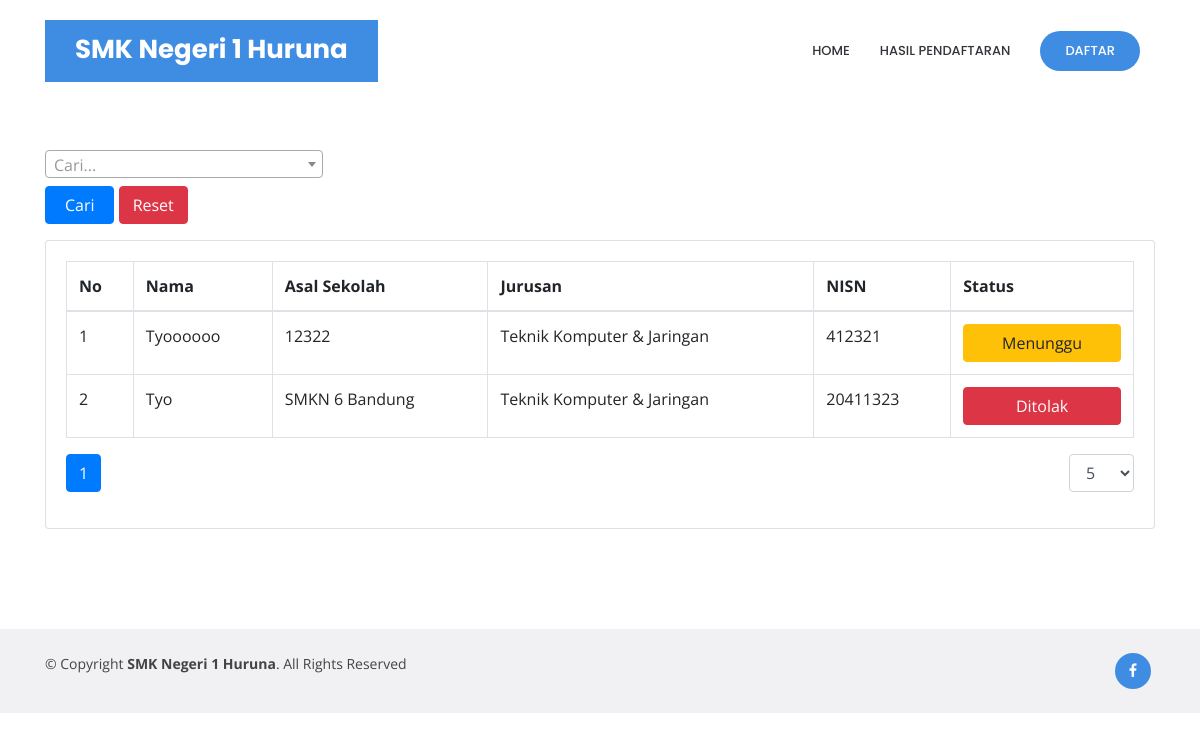
Page /hasil_pendaftaran.php on the committed database.
### tables this page shows
CREATE TABLE `data_siswa` (
  `id` bigint(20) NOT NULL,
  `nisn` varchar(50) NOT NULL,
  `nama_siswa` varchar(500) NOT NULL,
  `nik` decimal(10,0) DEFAULT NULL,
  `jenis_kelamin` varchar(20) NOT NULL,
  `tempat_lahir` varchar(500) NOT NULL,
  `tgl_lahir` date DEFAULT NULL,
  `agama` varchar(50) NOT NULL,
  `golongan_darah` varchar(3) DEFAULT NULL,
  `alamat` varchar(1000) NOT NULL,
  `email_siswa` varchar(500) DEFAULT NULL,
  `rumah_milik` varchar(500) DEFAULT NULL,
  `no_telp_rumah` decimal(10,0) DEFAULT NULL,
  `no_telp_siswa` decimal(10,0) NOT NULL,
  `asal_sekolah` varchar(100) NOT NULL,
  `alamat_asal_sekolah` varchar(500) DEFAULT NULL,
  `jurusan` bigint(20) NOT NULL,
  `prestasi` varchar(1000) DEFAULT NULL,
  `hobi` varchar(100) DEFAULT NULL
);

CREATE TABLE `data_prodi` (
  `id` bigint(20) NOT NULL,
  `nama` varchar(50) NOT NULL
);

CREATE TABLE `status_pendaftaran` (
  `id` bigint(20) NOT NULL,
  `id_siswa` bigint(20) NOT NULL,
  `status` varchar(20) NOT NULL,
  `catatan_panitia` varchar(1000) NOT NULL
);

### hasil_pendaftaran.php (the view, shortened to what this page needs)
<?php
$database = new Database();
$db = $database->getConnection();
$page = isset($_GET['page']) ? (int) $_GET['page'] : 1;
$rowPerPage = isset($_GET['rowPerPage']) ? (int) $_GET['rowPerPage'] : 5;
$search = isset($_GET['search']) ? $_GET['search'] : '';
$offset = ($page - 1) * $rowPerPage;
$query = "SELECT a.nama_siswa, a.asal_sekolah, a.jurusan, a.nisn, b.status, c.nama as nama_jurusan
          FROM data_siswa a
          INNER JOIN status_pendaftaran b ON a.id = b.id_siswa
          INNER JOIN data_prodi c ON c.id = a.jurusan
          WHERE a.nama_siswa LIKE :search
          ORDER BY a.id DESC
          LIMIT :limit OFFSET :offset";$stmt = $db->prepare($query);
$searchParam = "%" . $search . "%";
$stmt->bindParam(':search', $searchParam, PDO::PARAM_STR);
$stmt->bindParam(':limit', $rowPerPage, PDO::PARAM_INT);
$stmt->bindParam(':offset', $offset, PDO::PARAM_INT);
$stmt->execute();
$data_pendaftaran = $stmt->fetchAll(PDO::FETCH_ASSOC);
$total_query = "SELECT COUNT(*) FROM data_siswa WHERE nama_siswa LIKE :search";
$total_stmt = $db->prepare($total_query);
$total_stmt->bindParam(':search', $searchParam, PDO::PARAM_STR);
$total_stmt->execute();
$total_rows = $total_stmt->fetchColumn();
$total_pages = ceil($total_rows / $rowPerPage);
?>
<!DOCTYPE html>
<html lang="en">
<?php require_once ("./layout/head/head_daftar.php"); ?>
<body>
    <?php require_once ("./layout/header/header_daftar.php"); ?>
    <main id="main">
        <div class="container" style="margin-top: 150px;">
            <form method="GET" action="">
                <div class="form-group d-flex flex-column w-25">
                    <div>
                        <button class="btn btn-primary mt-2 w-25" type="submit">Cari</button>
                        <a class="btn btn-danger mt-2 w-25" href="./hasil_pendaftaran.php" type="button">Reset</a>
                    </div>
                </div>
            </form>
            <div class="card">
                <div class="card-body">
                    <div class="table-responsive">
                        <table class="table table-bordered" id="dataTable" width="100%" cellspacing="0">
                            <thead>
                                <tr>
                                    <th>No</th>
                                    <th>Nama</th>
                                    <th>Asal Sekolah</th>
                                    <th>Jurusan</th>
                                    <th>NISN</th>
                                    <th>Status</th>
                                </tr>
                            </thead>
                            <tbody id="body_hasil_pendaftaran">
                                <?php if (count($data_pendaftaran) > 0): ?>
                                    <?php foreach ($data_pendaftaran as $index => $data): ?>
                                        <tr>
                                            <td><?= ($offset + $index + 1) ?></td>
                                            <td><?= htmlspecialchars($data['nama_siswa']) ?></td>
                                            <td><?= htmlspecialchars($data['asal_sekolah']) ?></td>
                                            <td><?= $data['nama_jurusan'] ?></td>
                                            <td><?= htmlspecialchars($data['nisn']) ?></td>
                                            <?php
                                            $status = htmlspecialchars($data['status']);
                                            $btn_class = '';
                                            if ($status == 'Menunggu') {
                                                $btn_class = 'btn-warning';
                                            } elseif ($status == 'Ditolak') {
                                                $btn_class = 'btn-danger';
                                            } elseif ($status == 'Diterima') {
                                                $btn_class = 'btn-success';
                                            }
                                            ?>
                                            <td>
                                                <button type="button" class="btn <?= $btn_class ?> w-100"><?= $status ?></button>
                                            </td>
                                        </tr>
                                    <?php endforeach; ?>
                                <?php else: ?>
                                    <tr>
                                        <td colspan="6">Data tidak ditemukan.</td>
                                    </tr>
                                <?php endif; ?>
                            </tbody>
                        </table>
                    </div>
                    <div class="d-flex justify-content-between">
                        <div class="pagination-container">
                            <ul class="pagination justify-content-center" id="pagination">
                                <?php for ($i = 1; $i <= $total_pages; $i++): ?>
                                    <li class="page-item <?= ($i == $page) ? 'active' : '' ?>">
                                        <a class="page-link"
                                            href="?page=<?= $i ?>&rowPerPage=<?= $rowPerPage ?>&search=<?= htmlspecialchars($search) ?>"><?= $i ?></a>
                                    </li>
                                <?php endfor; ?>
                            </ul>
                        </div>
                        <div class="form-group">
                            <form method="GET" action="">
                                <select id="rowPerPage" name="rowPerPage" class="form-control"
                                    onchange="this.form.submit()">
                                    <option value="5" <?= ($rowPerPage == 5) ? 'selected' : '' ?>>5</option>
                                </select>
                            </form>
                        </div>
                    </div>
                </div>
            </div>
        </div>
    </main>
    <?php require_once ("./layout/footer/footer_daftar.php"); ?>
</body>
</html>

### assets/css/style.css (style rules this page uses)
body { font-family: "Open Sans", sans-serif; color: #444444; }
a { color: #3E8DE3; }

### rows in the picture
data_siswa: index "1", nama_siswa "Tyoooooo", asal_sekolah "12322", jurusan.nama "Teknik Komputer & Jaringan", nisn "412321", status_pendaftaran.status "Menunggu"
data_siswa: index "2", nama_siswa "Tyo", asal_sekolah "SMKN 6 Bandung", jurusan.nama "Teknik Komputer & Jaringan", nisn "20411323", status_pendaftaran.status "Ditolak"
